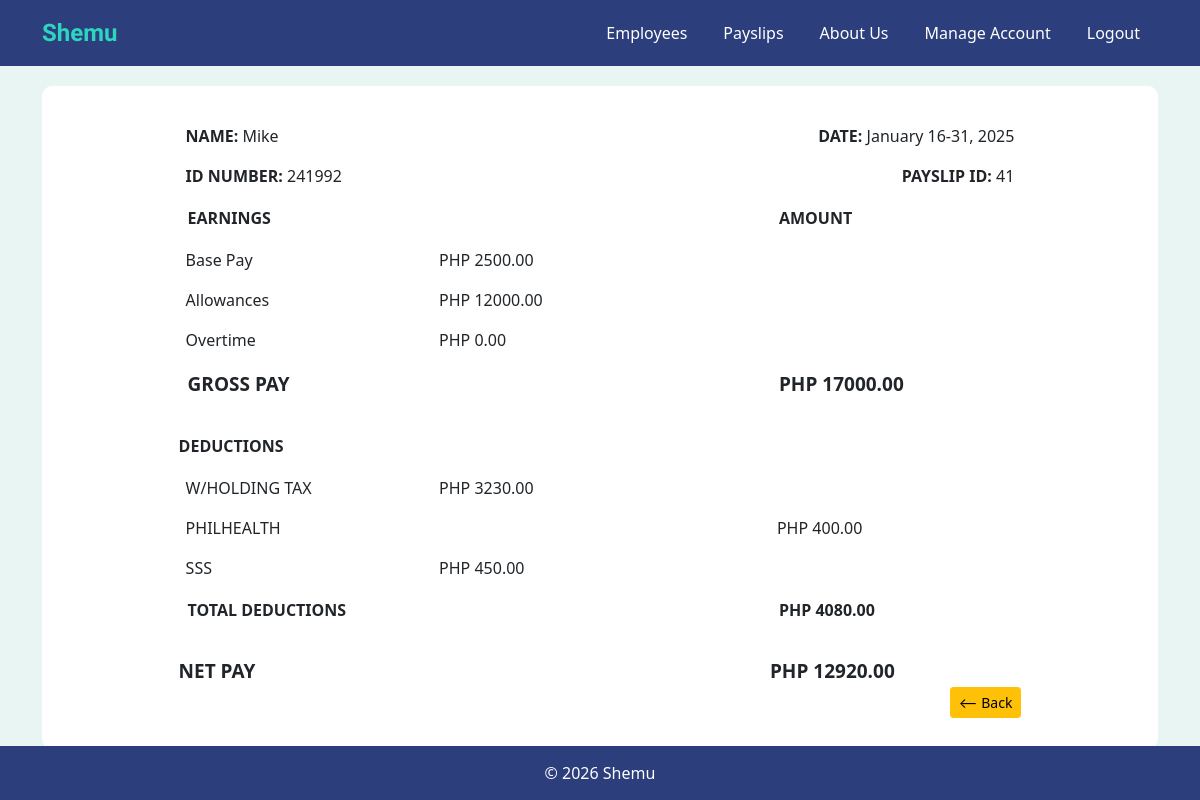
Screenshot of /view-payslip/2/41/ with the database file from the repository.
### shemuapp/models.py (models this page shows, shortened)
class Payslip(models.Model): #Payslip Attributes
    id_number = models.ForeignKey('Employee', on_delete=models.CASCADE, related_name='payslips')
    month = models.CharField(max_length=20)
    date_range = models.CharField(max_length=50)
    year = models.PositiveIntegerField(
        validators=[
            MinValueValidator(1),
            MaxValueValidator(9999)
        ],
        help_text="Enter a 4-digit year"
    )
    pay_cycle = models.IntegerField()
    rate = models.FloatField()
    earnings_allowance = models.FloatField(default=0)
    deductions_tax = models.FloatField(default=0)
    deductions_health = models.FloatField(default=0)
    pag_ibig = models.FloatField(default=0)
    sss = models.FloatField(default=0)
    overtime = models.FloatField(default=0)
    total_pay = models.FloatField()
    def getCycleRate(self):
        self.rate = self.rate/2
        return f"{self.rate:.2f}"

class Employee(models.Model):
    name = models.CharField(max_length=300)
    id_number = models.CharField(max_length=300, unique=True)
    rate = models.DecimalField(max_digits=10, decimal_places=2)
    overtime_pay = models.DecimalField(max_digits=10, decimal_places=2,null=True, blank=True)
    allowance = models.DecimalField(max_digits=10, decimal_places=2, null=True, blank=True)

### shemuapp/views.py (the view)
# urls.py: path('view-payslip/<int:pk>/<int:payslip_id>/', views.view_payslip, name='view_payslip'),
def view_payslip(request, pk, payslip_id):
    account = get_object_or_404(Account, pk=pk)
    payslip = get_object_or_404(Payslip, id=payslip_id)
    gross_pay = float(payslip.getCycleRate()) + float(payslip.earnings_allowance) + float(payslip.overtime)
    total_deductions = payslip.deductions_tax + payslip.pag_ibig + payslip.deductions_health + payslip.sss
    return render(request, 'view_payslip.html', {'payslip': payslip, 'pk': pk, 'gross_pay': gross_pay, 'total_deductions': total_deductions, 'current_user': account.getUsername()})

### shemuapp/models.py (called while the page is built)
    def getUsername(self):
        return self.username

### shemuapp/templates/view_payslip.html (shortened to what this page needs)
<!DOCTYPE html>
{% extends 'base.html' %}
{% block content %}
    <table style="width: 80%; border-collapse: collapse; margin: auto;">
        <tr>
            <td style="text-align: left; padding: 8px;">
                <strong>NAME:</strong> {{ payslip.id_number.name }}
            </td>
            <td style="text-align: right; padding: 8px;">
                <strong>DATE:</strong> {{ payslip.month }} {{ payslip.date_range }}, {{ payslip.year }}
            </td>
        </tr>
        <tr>
            <td style="text-align: left; padding: 8px;">
                <strong>ID NUMBER:</strong> {{ payslip.id_number.id_number }}
            </td>
            <td style="text-align: right; padding: 8px;">
                <strong>PAYSLIP ID:</strong> {{ payslip.pk }}
            </td>
        </tr>
    </table>
    <table style="width: 80%; border-collapse: collapse; margin: auto; ">
        <tr>
            <td style="padding: 10px; font-weight: bold; width: 30%">EARNINGS</td>
            <td style="width: 40%;"></td>
            <td style="padding: 10px; font-weight: bold;width: 30%;">AMOUNT</td>
        </tr>
        <tr>
            <td style="padding: 8px;">Base Pay</td>
            <td style="padding: 8px;"> PHP {{ payslip.getCycleRate |floatformat:2}} </td>
            <td></td>
        </tr>
        <tr>
            <td style="padding: 8px;">Allowances</td>
            <td style="padding: 8px;"> PHP {{ payslip.earnings_allowance |floatformat:2}} </td>
            <td></td>
        </tr>
        <tr>
            <td style="padding: 8px;">Overtime</td>
            <td style="padding: 8px;"> PHP {{ payslip.overtime |floatformat:2}} </td>
            <td></td>
        </tr>
        <tr>
            <td style="padding: 10px; font-weight: bold; font-size: 19px;">
                 GROSS PAY </td>
            <td></td>
            <td style="padding: 10px; font-weight: bold; font-size: 19px;">
                PHP {{ gross_pay |floatformat:2}} </td>
        </tr>
        <tr>
            <td style="padding-top: 25px; padding-bottom: 10px; font-weight: bold;"> DEDUCTIONS </td>
            <td></td>
            <td></td>
        </tr>
        <tr>
            <td style="padding: 8px;">W/HOLDING TAX</td>
            <td style="padding: 8px;">
                PHP {{ payslip.deductions_tax|floatformat:2}}
            </td>
            <td></td>
        </tr>
        {% if payslip.deductions_health > 0 %}
        <tr>
            <td style="padding: 8px;">PHILHEALTH</td>
            <td></td>
            <td style="padding: 8px;">
                PHP {{ payslip.deductions_health |floatformat:2}}
            </td>
        </tr>
        {% endif %}
        {% if payslip.sss > 0 %}
        <tr>
            <td style="padding: 8px;">SSS</td>
            <td style="padding: 8px;">
                PHP {{ payslip.sss|floatformat:2 }}
            </td>
            <td></td>
        </tr>
        {% endif %}
        <tr>
            <td style="padding: 10px; font-weight: bold;">
                TOTAL DEDUCTIONS
            </td>
            <td></td>
            <td style="padding: 10px; font-weight: bold;">
                PHP {{ total_deductions |floatformat:2}}
            </td>
        </tr>
        <tr>
            <td style="padding-top: 25px; font-weight: bold; font-size: 19px;">
                NET PAY
            </td>
            <td></td>
            <td style="padding-top: 25px; font-weight: bold; font-size: 19px;">
                PHP {{ payslip.total_pay |floatformat:2}}
            </td>
        </tr>
        <tr>
            <td></td>
            <td></td>
            <td style="text-align:right;">
            <a class="btn btn-warning btn-sm" href="{% url 'payslips' pk=pk %}"> ⟵ Back </a>
            </td>
        </tr>
    </table>
{% endblock %}

### shemuapp/templates/base.html (style rules this page uses)
body { background-color: #E8F5F3; }

### rows the page displays
Payslip: id_number.name "Mike", month "January", date_range "16-31", year "2025", id_number.id_number "241992", pk "41", getCycleRate "2500.00", earnings_allowance "12000.00", overtime "0.00", deductions_tax "3230.00", deductions_health "400.00", sss "450.00", total_pay "12920.00"

### other values shown
{{ gross_pay |floatformat:2 }} "17000.00"
{{ total_deductions |floatformat:2 }} "4080.00"
